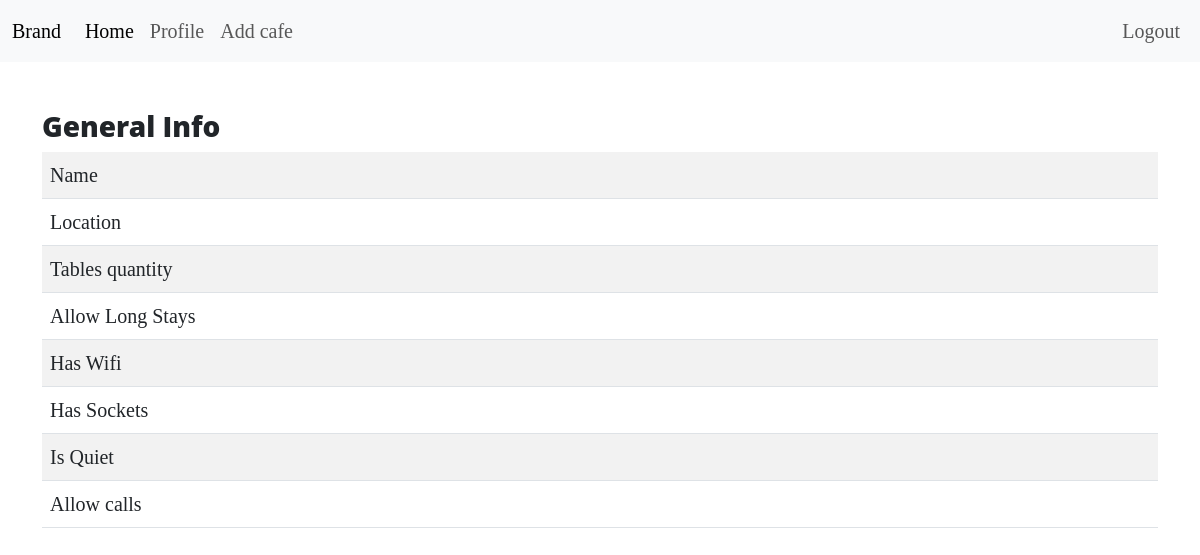
Before: /cafe-detail/2 (signed in) with the older database file.
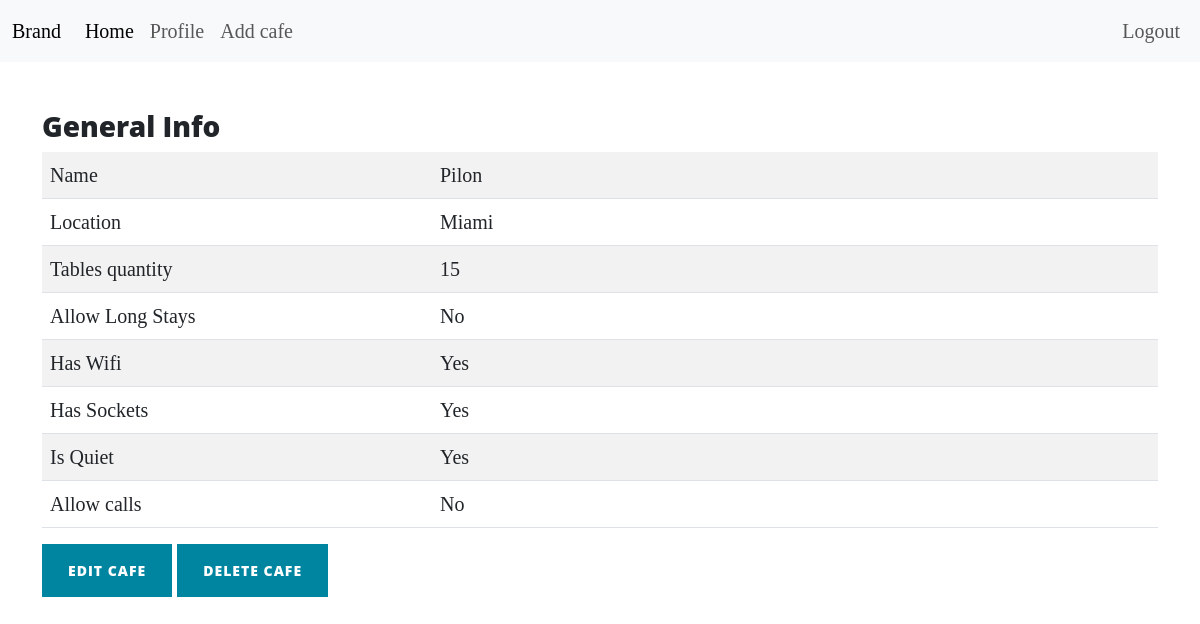
After: the same page with the newer database file.
### project/models/cafe.py (models this page shows, shortened)
class Cafe(db.Model, UserMixin):
    __tablename__ = "cafes"
    id = db.Column(db.Integer, primary_key=True)
    name = db.Column(db.String(100), nullable=False)
    location = db.Column(db.String(100), nullable=False)
    tables_quantity = db.Column(db.String(100), nullable=False)
    long_stay = db.Column(db.String(3), nullable=False)
    has_wifi = db.Column(db.String(3), nullable=False)
    has_sockets = db.Column(db.String(3), nullable=False)
    is_quiet = db.Column(db.String(3), nullable=False)
    is_allow_calls = db.Column(db.String(3), nullable=False)
    creator_id = db.Column(db.Integer, db.ForeignKey("users.id"))
    comments = db.relationship("Comment", backref="cafes", lazy=True)

### project/routes/cafe_view.py (the view)
@cafe.route("/cafe-detail/<int:id>")
def cafe_detail(id):
    cafe = db.session.execute(db.select(Cafe).where(Cafe.id == id)).scalar()
    current_user_id = int(current_user.get_id())
    return render_template("detail.html", cafe=cafe, current_user_id=current_user_id)

### project/routes/user_view.py (called while the page is built)
@login_manager.user_loader
def load_user(user_id):
    return db.session.execute(db.select(User).where(User.id == int(user_id))).scalar()

### project/templates/cafe/detail.html
{% extends 'base.html'  %}
{% block content %}
<div class="container">
	<div class="col-lg-12 col-md-12 col-sm-12">
		<h3 class="box-title mt-5">General Info</h3>
		<div class="table-responsive">
			<table class="table table-striped table-product">
				<tbody>
				<tr>
					<td width="390">Name</td>
					<td>{{ cafe.name }}</td>
				</tr>
				<tr>
					<td>Location</td>
					<td>{{ cafe.location }}</td>
				</tr>
				<tr>
					<td>Tables quantity</td>
					<td>{{ cafe.tables_quantity }}</td>
				</tr>
				<tr>
					<td>Allow Long Stays</td>
					<td>{{ cafe.long_stay }}</td>
				</tr>
				<tr>
					<td>Has Wifi</td>
					<td>{{ cafe.has_wifi }}</td>
				</tr>
				<tr>
					<td>Has Sockets</td>
					<td>{{ cafe.has_sockets }}</td>
				</tr>
				<tr>
					<td>Is Quiet</td>
					<td>{{ cafe.is_quiet }}</td>
				</tr>
				<tr>
					<td>Allow calls</td>
					<td>{{ cafe.is_allow_calls }}</td>
				</tr>
				</tbody>
			</table>
		</div>
		{% if current_user_id == cafe.creator_id %}
			<a class="btn btn-primary" href="{{ url_for('cafe.edit_cafe', id=cafe.id) }}"> Edit cafe</a>
			<a class="btn btn-primary" href="{{ url_for('cafe.delete', id=cafe.id) }}"> Delete cafe</a>
		{% endif %}
	</div>
</div>
{% endblock %}

### project/templates/base.html (shortened to what this page needs)
<!doctype html>
<html lang="en">
<head>
	<link rel="stylesheet" href="https://cdn.jsdelivr.net/npm/bootstrap@5.3.0-alpha1/dist/css/bootstrap.min.css">
	<link rel="stylesheet" href="{{ url_for('static', filename='assets/css/styles.css') }}">
</head>
<body>
	{% include 'navbar.html' %}
<div class="container-fluid">
	{% block content %}{% endblock %}
</div>
</body>
</html>

### project/templates/navbar.html (shortened to what this page needs)
<nav class="navbar navbar-expand-lg navbar-light bg-light">
	<div class="container-fluid">
		<a href="#" class="navbar-brand">Brand</a>
		<div class="collapse navbar-collapse" id="navbarCollapse">
			<div class="navbar-nav">
				<a href="{{ url_for('cafe.home') }}" class="nav-item nav-link active">Home</a>
				<a href="#" class="nav-item nav-link">Profile</a>
				<a href="{{ url_for('cafe.add_cafe') }}" class="nav-item nav-link">Add cafe</a>
			</div>
			<div class="navbar-nav ms-auto">
				{% if current_user.is_authenticated %}
					<a href="{{ url_for('user.logout') }}" class="nav-item nav-link">Logout</a>
				{% else %}
				<a style="color:white;" href="{{ url_for('user.register') }}" class="btn btn-primary nav-item nav-link">Sign up</a>
				<a href="{{ url_for('user.login') }}" class="nav-item nav-link">Login</a>
				{% endif %}
			</div>
		</div>
	</div>
</nav>

### project/static/assets/css/styles.css (style rules this page uses)
body { font-size: 20px; color: #212529; font-family: 'Lora', 'Times New Roman', serif; }
h1, h2, h3, h4, h5, h6 { font-weight: 800; font-family: 'Open Sans', 'Helvetica Neue', Helvetica, Arial, sans-serif; }
a { color: #212529; transition: all 0.2s; }
.btn { font-size: 14px; font-weight: 800; padding: 15px 25px; letter-spacing: 1px; text-transform: uppercase; border-radius: 0; font-family: 'Open Sans', 'Helvetica Neue', Helvetica, Arial, sans-serif; }
.btn-primary { background-color: #0085A1; border-color: #0085A1; }

Changed rows visible on the page:
added Cafe: name "Pilon", location "Miami", tables_quantity "15", long_stay "No", has_wifi "Yes", has_sockets "Yes", is_quiet "Yes", is_allow_calls "No"
Other visible differences:
text now shown: "EDIT CAFE DELETE CAFE"
